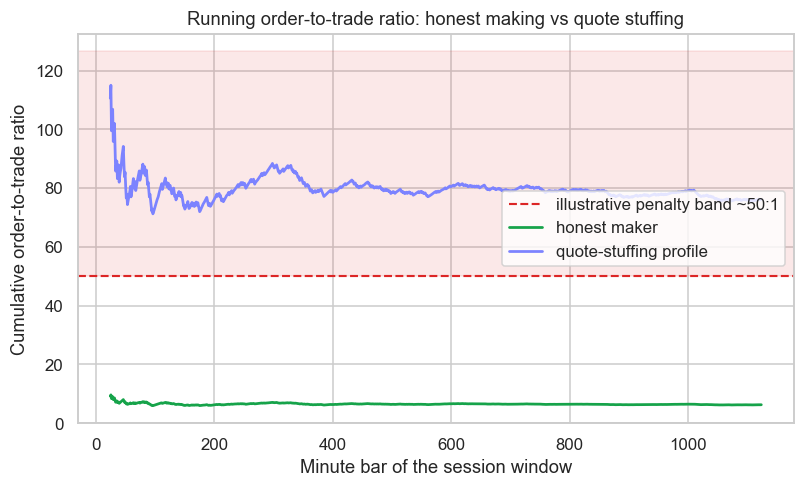

This figure's Python source:
# Running order-to-trade ratio: an honest maker vs a quote-stuffing profile.
import os
from pathlib import Path

import matplotlib

matplotlib.use("Agg")
import matplotlib.pyplot as plt
import numpy as np
import seaborn as sns
from openalgo import api

client = api(
    api_key=os.getenv("OPENALGO_API_KEY", "your_api_key_here"),
    host=os.getenv("OPENALGO_HOST", "http://127.0.0.1:5000"),
)

df = client.history(symbol="RELIANCE", exchange="NSE", interval="1m",
                    start_date="2026-06-23", end_date="2026-06-27")
close = df["close"].dropna()
move = close.diff().fillna(0.0)

# Honest maker: two order messages per real mid move, fills at turning points.
honest_orders = 2 * (move != 0).to_numpy().astype(float)
sign = np.sign(move.to_numpy())
turn = np.zeros(len(close))
nz_idx = np.flatnonzero(sign != 0)
flip = nz_idx[1:][np.diff(sign[nz_idx]) != 0]
turn[flip] = 1.0
rng = np.random.default_rng(7)
fills = turn * (rng.random(len(close)) < 0.6)

# Stuffing profile: same fills, plus a flood of phantom quotes cancelled in microseconds.
phantom = rng.poisson(20, len(close)).astype(float)
stuff_orders = honest_orders + phantom

cum_fills = np.maximum(np.cumsum(fills), 1)
otr_honest = np.cumsum(honest_orders) / cum_fills
otr_stuff = np.cumsum(stuff_orders) / cum_fills

THRESHOLD = 50.0
warm = int(np.argmax(np.cumsum(fills) >= 5))   # skip the noisy small-denominator warm-up
x = np.arange(len(close))[warm:]
sns.set_theme(style="whitegrid")
fig, ax = plt.subplots(figsize=(8.4, 4.6))
ax.axhspan(THRESHOLD, otr_stuff[warm:].max() * 1.10,
           color="#dc2626", alpha=0.10)
ax.axhline(THRESHOLD, color="#dc2626", lw=1.4, ls="--",
           label=f"illustrative penalty band ~{THRESHOLD:.0f}:1")
ax.plot(x, otr_honest[warm:], color="#16a34a", lw=1.8, label="honest maker")
ax.plot(x, otr_stuff[warm:], color="#7c83ff", lw=1.8, label="quote-stuffing profile")
ax.set_title("Running order-to-trade ratio: honest making vs quote stuffing")
ax.set_xlabel("Minute bar of the session window")
ax.set_ylabel("Cumulative order-to-trade ratio")
ax.legend(loc="center right")

out = Path(__file__).with_suffix(".png")
plt.savefig(out, dpi=110, bbox_inches="tight")
print(f"Honest OTR settles at {otr_honest[-1]:.1f}:1; stuffing profile ends at "
      f"{otr_stuff[-1]:.1f}:1, deep in the penalty zone. Saved {out.name}")
